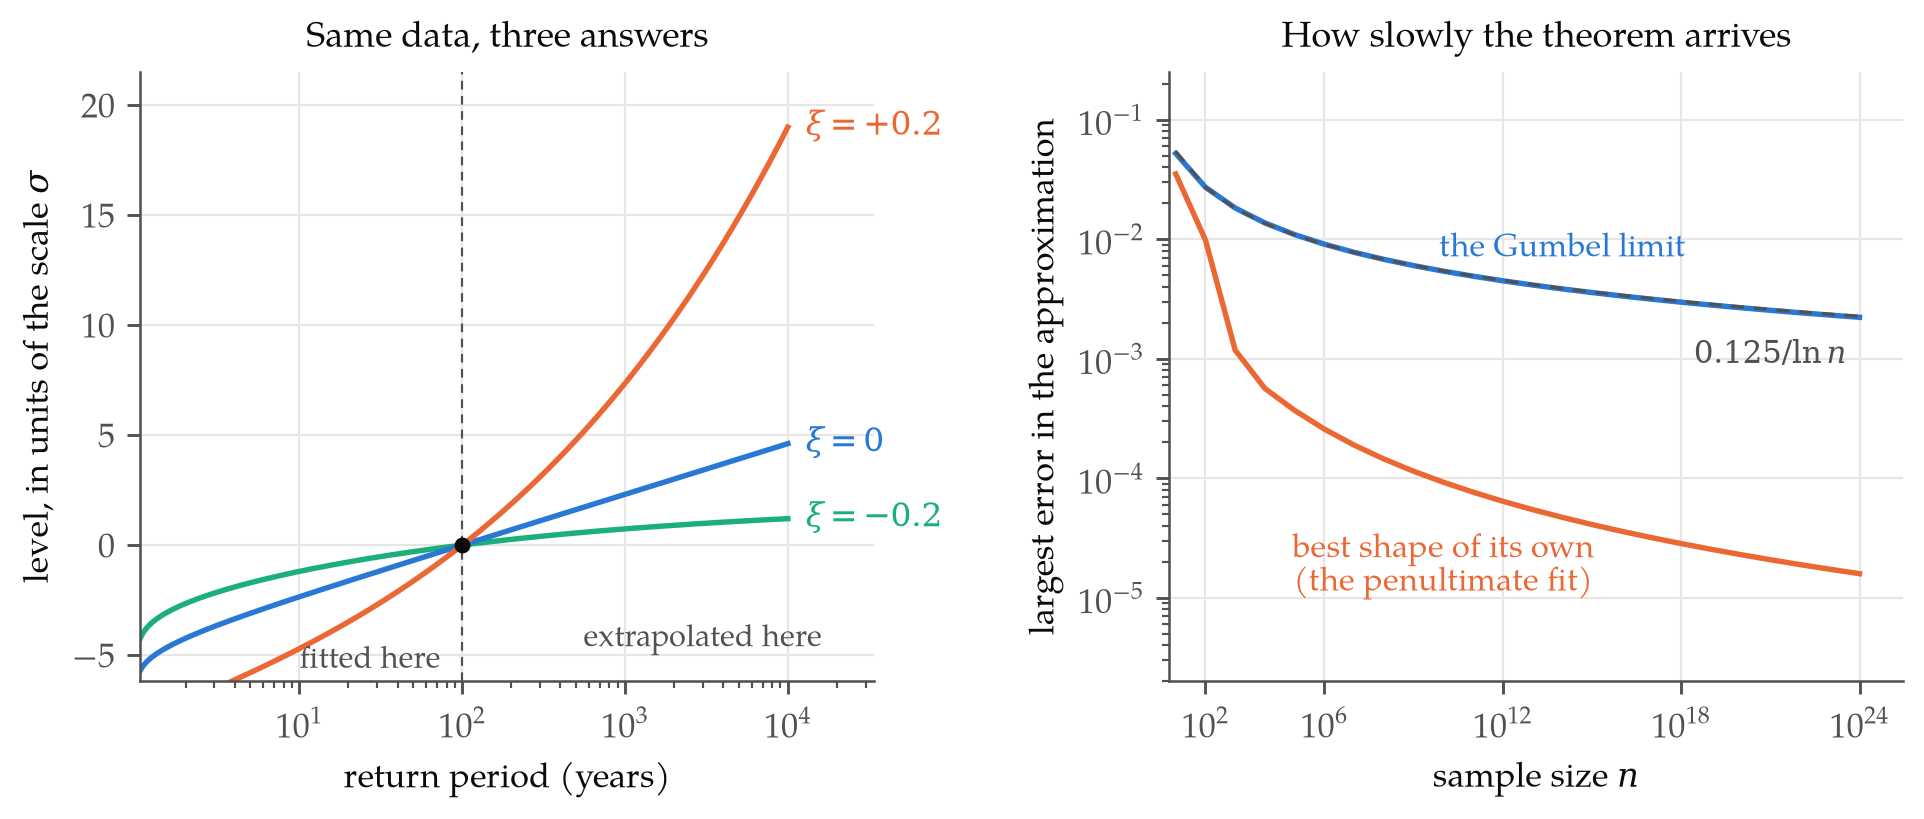

This figure's Python source:
"""Figure for report 023 — the shape parameter, and how slowly the limit arrives.

Left panel — the extrapolation fan. Three generalised extreme value laws are
given the same scale (sigma = 1) and their locations are chosen so that all
three agree exactly on the 100-year return level, which is roughly the longest
return period a century of annual maxima can pin down directly. The curves are

    z(T) = mu + (sigma/xi) * [ (-ln(1 - 1/T))^(-xi) - 1 ],   xi != 0
    z(T) = mu - sigma * ln( -ln(1 - 1/T) ),                  xi = 0

plotted against return period on a log axis, which is the standard Gumbel
return-level plot: xi = 0 draws a straight line, xi < 0 bends towards its
finite upper endpoint at mu + sigma/|xi|, xi > 0 curves away without bound.
Past the anchor the three agree on nothing. The 10,000-year level sits 1.20,
4.61 and 19.00 sigma above the 100-year level for xi = -0.2, 0 and +0.2 — a
spread of nearly sixteen to one, on data that cannot distinguish the three.

Right panel — the rate at which the Gumbel limit actually arrives for a
Gaussian parent. Plotted is the supremum distance between the exact law of the
maximum of n standard normals, normalised by the classical constants
b_n = Phi^-1(1 - 1/n) and a_n = 1 / (n phi(b_n)), and two approximations: the
Gumbel limit that Fisher and Tippett's theorem guarantees, and the best-fitting
generalised extreme value law of the same norming with a free shape. The first
decays like 1/ln n — squaring n halves the error, so a trillion observations
are twice as good as a million — while the second, with a shape of only about
-0.04 at n = 10^6, is more than an order of magnitude closer. Fisher and
Tippett noticed this in the founding paper; it is the penultimate
approximation.

Both panels are computed, not drawn by hand; every plotted value is reproduced
in the report's verification pass.

Palette: the blue / orange / green trio used in reports 009-018, direct-labelled
rather than legended, as this is print.
Run: python3 figures/023-shape-parameter-and-convergence.py
"""
import math
import tempfile
from pathlib import Path

import matplotlib
matplotlib.use("Agg")
import matplotlib.font_manager as fm
import matplotlib.pyplot as plt
import numpy as np
from scipy.optimize import minimize_scalar
from scipy.stats import norm

SERIF = "TeX Gyre Pagella"
BLUE, ORANGE, GREEN = "#2a78d6", "#eb6834", "#1baf7a"
INK, MUTED, GRID = "#0b0b0b", "#52514e", "#e6e6e2"


def use_vendored_pagella():
    """Register tools/fonts/texgyrepagella-*.woff2 with matplotlib.

    matplotlib cannot read woff2, so decompress the vendored faces to ttf in a
    temporary directory and register those. Naming the family and hoping the
    host has it installed is what put report 008 in the wrong typeface.
    """
    vendored = sorted((Path(__file__).resolve().parent.parent / "tools" / "fonts")
                      .glob("texgyrepagella-*.woff2"))
    if not vendored:
        return False
    try:
        from fontTools.ttLib import TTFont
    except ImportError:
        return False
    tmp = Path(tempfile.mkdtemp(prefix="pagella-"))
    for src in vendored:
        face = TTFont(str(src))
        face.flavor = None                      # woff2 -> ttf
        out = tmp / (src.stem + ".ttf")
        face.save(str(out))
        fm.fontManager.addfont(str(out))
    return SERIF in {f.name for f in fm.fontManager.ttflist}


if not use_vendored_pagella():
    raise SystemExit("vendored Pagella not registered — refusing to draw in a "
                     "substitute face (see docs/source-notes.md)")

matplotlib.rcParams.update({
    "font.family": "serif",
    "font.serif": [SERIF],
    "mathtext.fontset": "dejavuserif",
    "font.size": 9.5,
    "axes.edgecolor": MUTED,
    "axes.labelcolor": INK,
    "text.color": INK,
    "xtick.color": MUTED,
    "ytick.color": MUTED,
    "axes.linewidth": 0.7,
})


# ---------------------------------------------------------------- left panel
def return_level(T, mu, sigma, xi):
    y = -np.log(1.0 - 1.0 / np.asarray(T, dtype=float))
    if abs(xi) < 1e-12:
        return mu - sigma * np.log(y)
    return mu + (sigma / xi) * (y ** (-xi) - 1.0)


SHAPES = ((-0.20, GREEN, r"$\xi = -0.2$"),
          (0.0, BLUE, r"$\xi = 0$"),
          (0.20, ORANGE, r"$\xi = +0.2$"))

fig, (axL, axR) = plt.subplots(1, 2, figsize=(7.4, 3.15))

T = np.logspace(math.log10(1.05), 4.0, 900)
for xi, colour, label in SHAPES:
    mu = -return_level(100.0, 0.0, 1.0, xi)      # anchor: z(100) = 0
    axL.plot(T, return_level(T, mu, 1.0, xi), color=colour, lw=1.5)

axL.axvline(100, color=MUTED, lw=0.6, ls=(0, (4, 3)))
axL.plot([100], [0], "o", ms=3.4, color=INK, zorder=5)
axL.set_xscale("log")
axL.set_xlim(1.05, 3.4e4)
axL.set_ylim(-6.2, 21.5)
axL.set_xlabel("return period (years)")
axL.set_ylabel(r"level, in units of the scale $\sigma$")
axL.grid(True, which="major", color=GRID, lw=0.6)
axL.set_axisbelow(True)

for xi, colour, label in SHAPES:
    mu = -return_level(100.0, 0.0, 1.0, xi)
    y = float(return_level(1.0e4, mu, 1.0, xi))
    axL.annotate(label, xy=(1.05e4, y), xytext=(4, 0),
                 textcoords="offset points", color=colour, fontsize=9,
                 va="center", ha="left")
axL.annotate("fitted here", xy=(100, 0), xytext=(-6, -34),
             textcoords="offset points", color=MUTED, fontsize=8.5, ha="right")
axL.annotate("extrapolated here", xy=(3000, -4.6), color=MUTED, fontsize=8.5,
             ha="center")
axL.set_title("Same data, three answers", fontsize=10, color=INK, pad=7)


# --------------------------------------------------------------- right panel
GRIDX = np.linspace(-4.0, 14.0, 200001)


def norming(n):
    b = norm.isf(1.0 / n)
    return 1.0 / (n * norm.pdf(b)), b


def exact_max_cdf(n):
    a, b = norming(n)
    return np.exp(n * norm.logcdf(a * GRIDX + b))


def sup_err(n, xi):
    exact = exact_max_cdf(n)
    if abs(xi) < 1e-12:
        limit = np.exp(-np.exp(-GRIDX))
    else:
        t = 1.0 + xi * GRIDX
        limit = np.where(t > 0,
                         np.exp(-np.power(np.maximum(t, 1e-300), -1.0 / xi)),
                         0.0)
    return float(np.max(np.abs(exact - limit)))


exps = np.arange(1, 25)
ns = 10.0 ** exps
gumbel_err = np.array([sup_err(n, 0.0) for n in ns])
best_err, best_xi = [], []
for n in ns:
    r = minimize_scalar(lambda x: sup_err(n, x), bounds=(-0.5, 0.0),
                        method="bounded", options={"xatol": 1e-6})
    best_err.append(r.fun)
    best_xi.append(r.x)
best_err = np.array(best_err)

axR.plot(ns, gumbel_err, color=BLUE, lw=1.5)
axR.plot(ns, best_err, color=ORANGE, lw=1.5)
axR.plot(ns, 0.125 / np.log(ns), color=MUTED, lw=0.9, ls=(0, (4, 3)))
axR.set_xscale("log")
axR.set_yscale("log")
axR.set_xlim(6, 3e25)
axR.set_ylim(2e-6, 0.25)
axR.set_xlabel("sample size $n$")
axR.set_ylabel("largest error in the approximation")
axR.grid(True, which="major", color=GRID, lw=0.6)
axR.set_axisbelow(True)
axR.set_xticks([1e2, 1e6, 1e12, 1e18, 1e24])
axR.set_xticks([], minor=True)

axR.annotate("the Gumbel limit", xy=(1e14, gumbel_err[13]), xytext=(0, 9),
             textcoords="offset points", color=BLUE, fontsize=9, ha="center")
axR.annotate(r"$0.125 / \ln n$", xy=(1e21, 0.125 / np.log(1e21)),
             xytext=(0, -15), textcoords="offset points", color=MUTED,
             fontsize=8.5, ha="center")
axR.annotate("best shape of its own\n(the penultimate fit)",
             xy=(1e10, best_err[9]), xytext=(0, -30),
             textcoords="offset points", color=ORANGE, fontsize=9, ha="center")
axR.set_title("How slowly the theorem arrives", fontsize=10, color=INK, pad=7)

for ax in (axL, axR):
    for side in ("top", "right"):
        ax.spines[side].set_visible(False)

fig.tight_layout(pad=0.6, w_pad=2.2)
out = Path(__file__).resolve().parent / "023-shape-parameter-and-convergence.png"
fig.savefig(out, dpi=260, facecolor="white")
print("wrote", out)
print("gaps z(10^4) - z(100):",
      {xi: round(float(return_level(1e4, -return_level(100.0, 0.0, 1.0, xi),
                                    1.0, xi)), 3) for xi, _, _ in SHAPES})
print("n=1e6  gumbel err", round(sup_err(1e6, 0.0), 5),
      " best xi", round(best_xi[5], 4), " err", round(best_err[5], 5))
